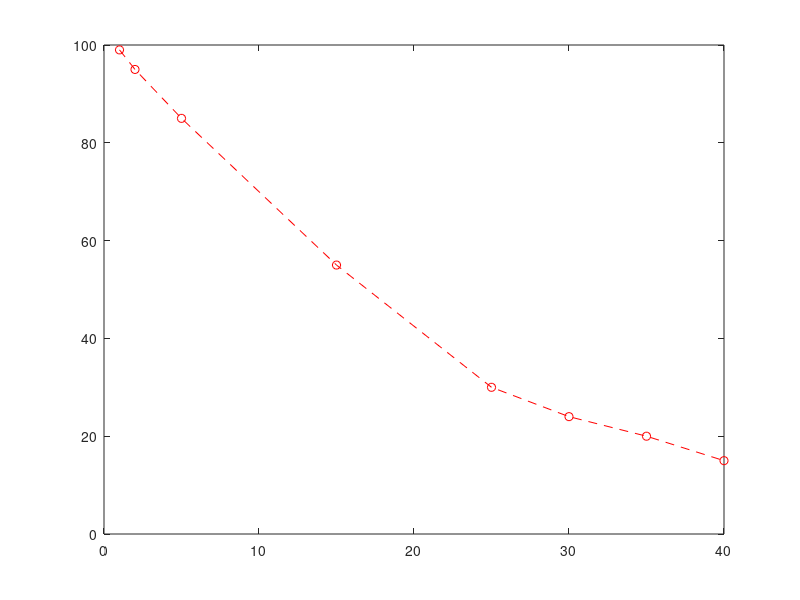

Reproduce this figure in MATLAB. (Note: this script raises an error after producing the figure.)
clear
clc

r = [1 2 5 15 25 30 35 40];
p = [99 95 85 55 30 24 20 15];

plot(r,p,"--or")

A=[r',ones(size(r))'];
b=log(p);
b=b';

norm(A*x-b,2)

x=(A'*A)\(A'*b);


%-ignorar-%
alpha = exp(x(1));
beta = exp(x(2));